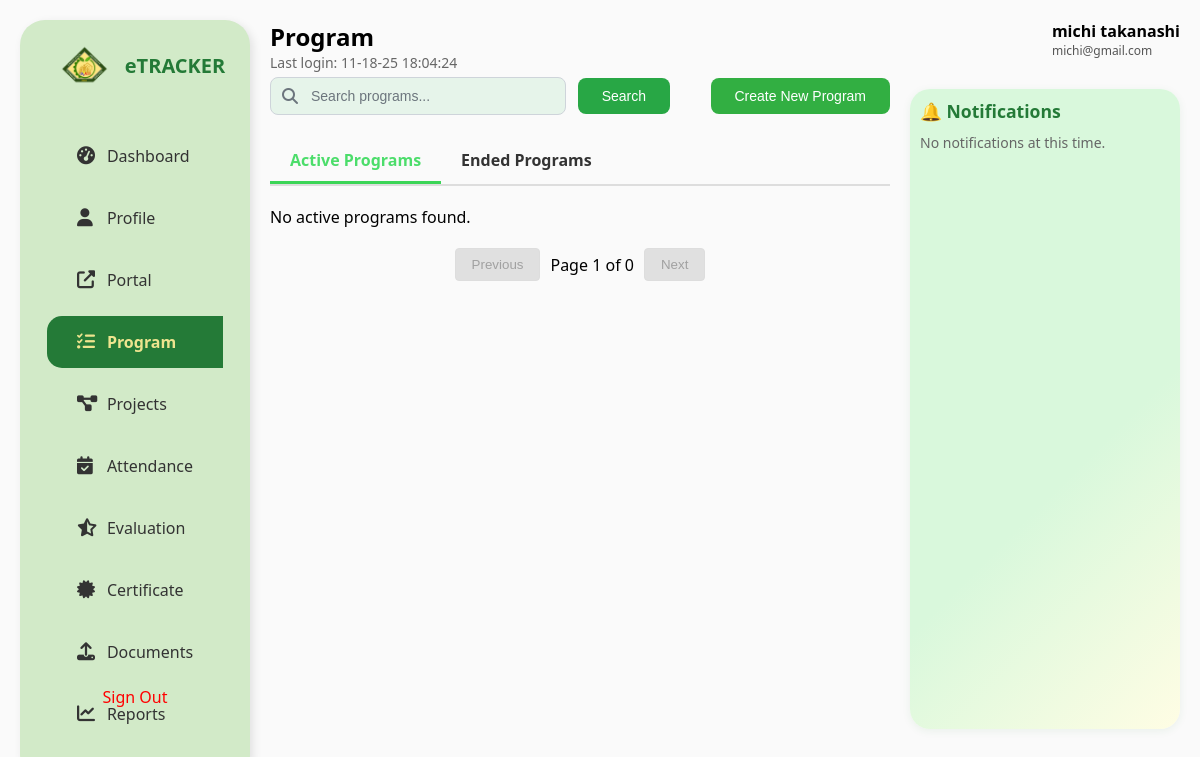
The app's page /FACULTY/Programs.php (signed in), older data.
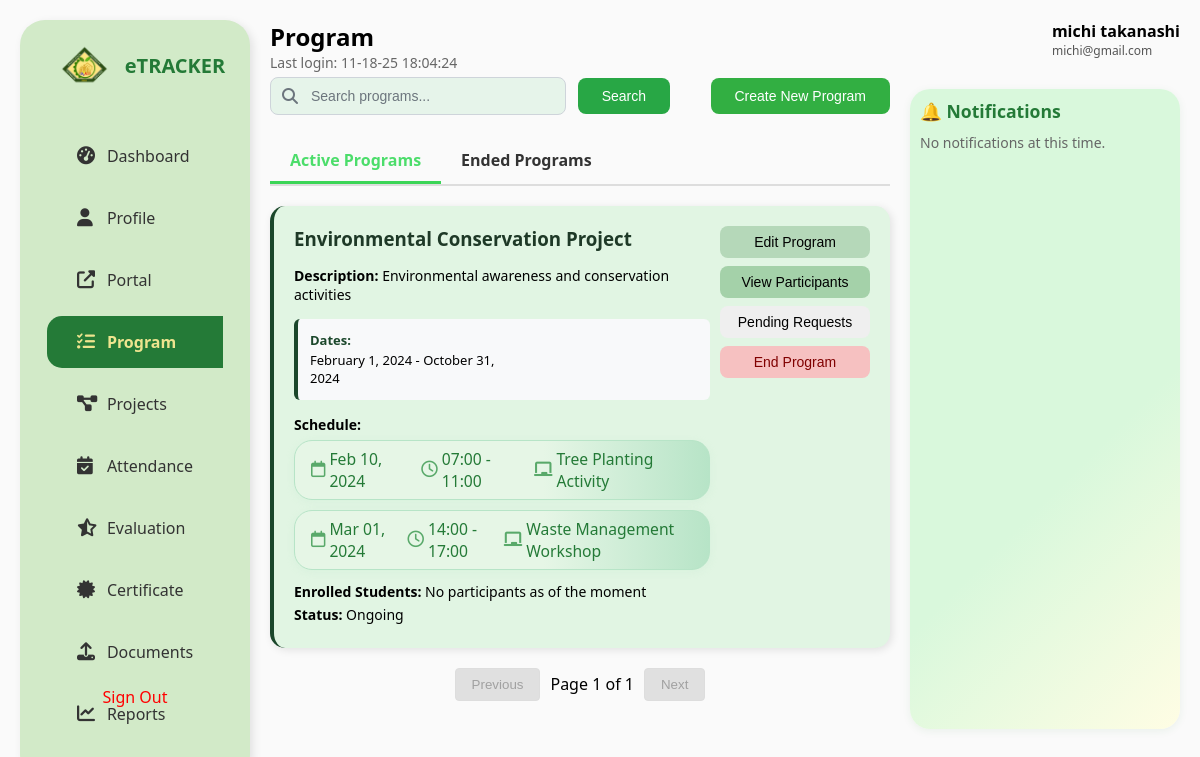
The same page, newer data.
### tables this page shows
CREATE TABLE `programs` (
  `id` int(11) NOT NULL AUTO_INCREMENT,
  `program_name` varchar(255) NOT NULL,
  `project_titles` longtext DEFAULT NULL,
  `department_id` int(11) DEFAULT NULL,
  `department` varchar(100) DEFAULT NULL,
  `program_type` varchar(100) DEFAULT NULL,
  `location` varchar(255) DEFAULT NULL,
  `target_audience` varchar(100) DEFAULT NULL,
  `start_date` date DEFAULT NULL,
  `previous_date` date DEFAULT NULL,
  `end_date` date DEFAULT NULL,
  `status` enum('planning','ongoing','ended','completed','cancelled') DEFAULT 'planning',
  `max_students` int(11) DEFAULT 0,
  `male_count` int(11) DEFAULT 0,
  `female_count` int(11) DEFAULT 0,
  `requirements` text DEFAULT NULL,
  `budget` decimal(10,2) DEFAULT NULL,
  `description` text DEFAULT NULL,
  `sdg_goals` text DEFAULT NULL,
  `faculty_id` int(11) DEFAULT NULL,
  `created_at` timestamp NOT NULL DEFAULT current_timestamp(),
  `updated_at` timestamp NOT NULL DEFAULT current_timestamp() ON UPDATE current_timestamp(),
  `is_archived` tinyint(1) NOT NULL DEFAULT 0,
  `archived_at` datetime DEFAULT NULL,
  PRIMARY KEY (`id`),
  KEY `fk_faculty_id_faculty` (`faculty_id`),
  KEY `programs_ibfk_1` (`department_id`),
  KEY `idx_programs_is_archived` (`is_archived`),
  KEY `idx_programs_department_id` (`department_id`),
  KEY `idx_programs_faculty_id` (`faculty_id`),
  KEY `idx_programs_status` (`status`),
  CONSTRAINT `fk_faculty_id_faculty` FOREIGN KEY (`faculty_id`) REFERENCES `users` (`id`) ON DELETE CASCADE ON UPDATE CASCADE,
  CONSTRAINT `programs_ibfk_1` FOREIGN KEY (`department_id`) REFERENCES `departments` (`department_id`) ON DELETE CASCADE ON UPDATE CASCADE
);

CREATE TABLE `program_sessions` (
  `id` int(11) NOT NULL AUTO_INCREMENT,
  `program_id` int(11) NOT NULL,
  `session_title` varchar(255) NOT NULL,
  `session_date` date NOT NULL,
  `session_start` time NOT NULL,
  `session_end` time NOT NULL,
  `location` varchar(255) DEFAULT NULL,
  `created_at` timestamp NULL DEFAULT current_timestamp(),
  `updated_at` timestamp NULL DEFAULT current_timestamp() ON UPDATE current_timestamp(),
  PRIMARY KEY (`id`),
  KEY `idx_program` (`program_id`),
  KEY `idx_date` (`session_date`),
  CONSTRAINT `program_sessions_ibfk_1` FOREIGN KEY (`program_id`) REFERENCES `programs` (`id`) ON DELETE CASCADE
);

### FACULTY/Programs.php (the view, shortened to what the changed rows need)
<?php
require_once 'db.php';
$user_id = $_SESSION['user_id'];
$faculty_id = null;
$faculty_sql = "SELECT id, department FROM faculty WHERE user_id = ?";
$faculty_stmt = $conn->prepare($faculty_sql);
$faculty_stmt->bind_param("i", $user_id);
$faculty_stmt->execute();
$faculty_result = $faculty_stmt->get_result();
if ($faculty_row = $faculty_result->fetch_assoc()) {
    $faculty_id = (int)$faculty_row['id'];
}
if (!$faculty_id) {
    $error_message = "Faculty record not found. Please contact your administrator to set up your faculty profile.";
    $show_error = true;
    $active_programs = [];
    $ended_programs = [];
    $notifications = [];
} else {
    $show_error = false;
$search = isset($_GET['search']) ? '%' . $conn->real_escape_string(trim($_GET['search'])) . '%' : '%';
$programs_per_page = 5;
$active_page = isset($_GET['active_page']) ? (int)$_GET['active_page'] : 1;
$active_page = max(1, $active_page);
$active_count_query = "SELECT COUNT(*) AS total FROM programs p WHERE p.status = 'ongoing' AND p.program_name LIKE ? AND p.faculty_id = ?";
$active_count_stmt = $conn->prepare($active_count_query);
$active_count_stmt->bind_param('si', $search, $faculty_id);
$active_count_stmt->execute();
$active_count_result = $active_count_stmt->get_result();
$active_total = $active_count_result ? $active_count_result->fetch_assoc()['total'] : 0;
$active_total_pages = ceil($active_total / $programs_per_page);
$active_offset = ($active_page - 1) * $programs_per_page;
$active_query = "SELECT p.id, p.program_name, p.description, p.start_date, p.end_date, p.max_students,
                  COUNT(e.id) AS enrolled
                 FROM programs p
                 LEFT JOIN enrollments e ON p.id = e.program_id AND e.status = 'approved'
                 WHERE p.status = 'ongoing'
                   AND p.program_name LIKE ?
                   AND p.faculty_id = ?
                 GROUP BY p.id
                 ORDER BY p.start_date
                 LIMIT ? OFFSET ?";
$active_stmt = $conn->prepare($active_query);
$active_stmt->bind_param('siii', $search, $faculty_id, $programs_per_page, $active_offset);
$active_stmt->execute();
$active_result = $active_stmt->get_result();
$active_programs = [];
if ($active_result) {
    while ($row = $active_result->fetch_assoc()) {
        $active_programs[] = $row;
    }
}
}
?>
<!DOCTYPE html>
<html lang="en">
<head>
  <link rel="stylesheet" href="Programs.css" />
  <link rel="stylesheet" href="ParticipantsModal.css" />
  <link rel="stylesheet" href="https://cdnjs.cloudflare.com/ajax/libs/font-awesome/6.5.0/css/all.min.css">
</head>
<body>
  <div class="container">
    <div class="main-grid">
      <div class="main-content">
        <div class="topbar">
          <div>
            <h2>Program</h2>
          </div>
        </div>
        <?php if ($show_error): ?>
          <div class="error-message" style="background: #ffeaea; border: 1px solid #e74c3c; color: #e74c3c; padding: 20px; border-radius: 5px; margin: 20px 0; text-align: center;">
            <h3>⚠️ <?php echo htmlspecialchars($error_message); ?></h3>
            <p>Please contact your system administrator to complete your faculty profile setup.</p>
          </div>
        <?php else: ?>
        <div class="create-search-container">
  <div class="search-container">
    <div class="search-wrapper">
      <i class="fas fa-search search-icon"></i>
      <input type="text" id="search-input" placeholder="Search programs..." value="<?php echo isset($_GET['search']) ? htmlspecialchars($_GET['search']) : ''; ?>">
    </div>
    <button onclick="applySearch()" class="search-btn">Search</button>
  </div>
  <button class="create-btn" onclick="window.location.href='Create.php'">Create New Program</button>
</div>
        <div class="tab-container">
          <div class="tab active" data-tab="active">Active Programs</div>
          <div class="tab" data-tab="ended">Ended Programs</div>
        </div>
        <div id="active-programs" class="tab-content active">
          <?php if (empty($active_programs)): ?>
            <p>No active programs found.</p>
          <?php else: ?>
            <?php foreach ($active_programs as $program): ?>
              <div class="program-card" data-program-id="<?php echo htmlspecialchars($program['id']); ?>">
                <div class="program-info">
                  <div class="program-header">
                    <h3><?php echo htmlspecialchars($program['program_name']); ?></h3>
                  </div>
                  <p><strong>Description:</strong> <?php echo htmlspecialchars($program['description'] ?: 'No description provided.'); ?></p>
                  <div class="program-details-grid">
                    <div class="detail-item">
                      <strong>Dates:</strong> <?php echo htmlspecialchars(date('F j, Y', strtotime($program['start_date']))); ?> - <?php echo htmlspecialchars(date('F j, Y', strtotime($program['end_date']))); ?>
                    </div>
                  </div>
                  <p><strong>Schedule:</strong></p>
<div class="sessions-list">
  <?php
  $session_stmt = $conn->prepare("SELECT * FROM program_sessions WHERE program_id = ?");
  $session_stmt->bind_param("i", $program['id']);
  $session_stmt->execute();
  $sessions_result = $session_stmt->get_result();
  if ($sessions_result->num_rows > 0) {
      while ($session = $sessions_result->fetch_assoc()) {
          echo '<div class="session-pill">';
          echo '<span class="session-date"><i class="fa-regular fa-calendar"></i> ' . htmlspecialchars(date('M d, Y', strtotime($session['session_date']))) . '</span>';
          echo '<span class="session-time"><i class="fa-regular fa-clock"></i> ' . htmlspecialchars(substr($session['session_start'], 0, 5)) . ' - ' . htmlspecialchars(substr($session['session_end'], 0, 5)) . '</span>';
          if (!empty($session['session_title'])) {
              echo '<span class="session-title"><i class="fa-solid fa-chalkboard"></i> ' . htmlspecialchars($session['session_title']) . '</span>';
          }
          echo '</div>';
      }
  } else {
      echo '<div class="session-pill session-empty">To be defined</div>';
  }
  ?>
</div>
                  <p><strong>Enrolled Students:</strong>
                    <?php echo $program['enrolled'] > 0
                      ? htmlspecialchars($program['enrolled']) . ' out of ' . htmlspecialchars($program['max_students'])
                      : 'No participants as of the moment'; ?>
                  </p>
                  <p><strong>Status:</strong> Ongoing</p>
                </div>
                <div class="program-actions">
                  <button class="edit">Edit Program</button>
                  <button class="view">View Participants</button>
                  <button class="pending" onclick="showPendingEnrollments(<?php echo $program['id']; ?>)">Pending Requests</button>
                  <button class="end">End Program</button>
                </div>
              </div>
            <?php endforeach; ?>
          <?php endif; ?>
          <div class="pagination">
            <button onclick="goToPage('active', <?php echo $active_page - 1; ?>)" <?php echo $active_page <= 1 ? 'disabled' : ''; ?>>Previous</button>
            <span>Page <?php echo $active_page; ?> of <?php echo $active_total_pages; ?></span>
            <button onclick="goToPage('active', <?php echo $active_page + 1; ?>)" <?php echo $active_page >= $active_total_pages ? 'disabled' : ''; ?>>Next</button>
          </div>
        </div>
      </div>
      <?php endif;  ?>
    </div>
  </div>
</body>
</html>

Row changes from the older to the newer data that the page shows:
added programs: program_name "Environmental Conservation Project", description "Environmental awareness and conservation activities", start_date "February 1, 2024", end_date "October 31, 2024"
added program_sessions: session_date "Feb 10, 2024", session_start "07:00", session_end "11:00", session_title "Tree Planting Activity"
added program_sessions: session_date "Mar 01, 2024", session_start "14:00", session_end "17:00", session_title "Waste Management Workshop"
Text that changed along with them:
$active_total_pages: "0" → "1"
text no longer shown: "No active programs found."
